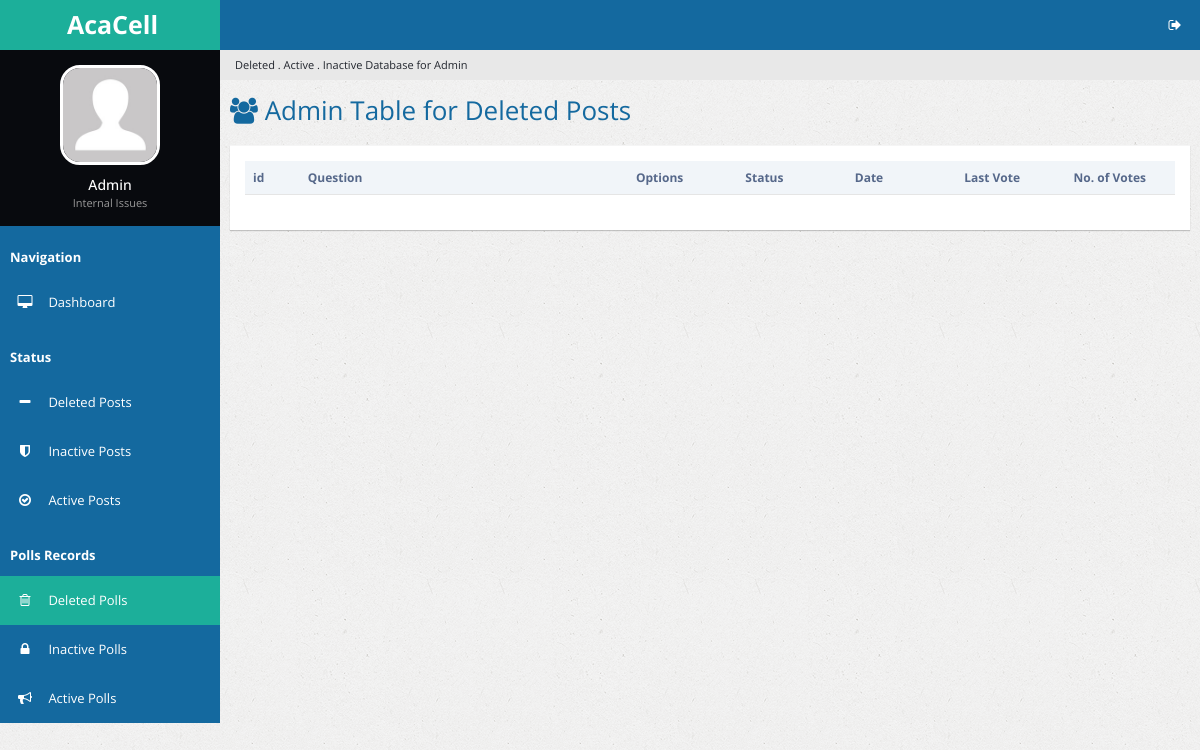
Page /delpolls.php on the earlier database version.
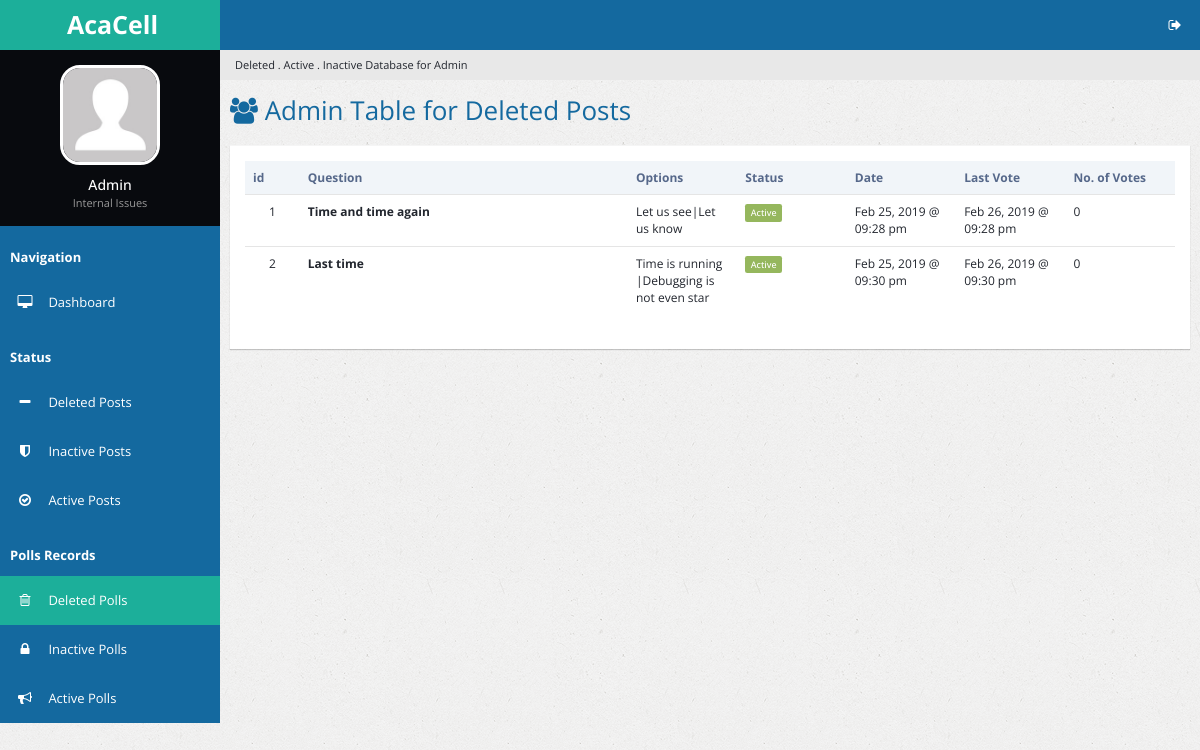
Same page on the later database version.
### tables this page shows
CREATE TABLE `del_poll` (
  `del_p_id` int(11) NOT NULL,
  `p_id` int(11) NOT NULL,
  `p_question` text NOT NULL,
  `p_date` double NOT NULL,
  `p_options` varchar(250) NOT NULL,
  `p_votes` varchar(250) NOT NULL,
  `p_number_options` tinyint(4) NOT NULL,
  `p_timeout` double NOT NULL,
  `p_voters` int(11) NOT NULL,
  `p_last_vote_date` double NOT NULL
);

### delpolls.php (the view, shortened to what this page needs)
<?php
    include 'handlers/dbcon.php';
?>
<!DOCTYPE html>
<html lang="en">
<head>
        <link rel="stylesheet" type="text/css" id="theme" href="css/theme-default.css"/>
    </head>
    <body>
        <div class="page-container">
            <div class="page-sidebar">
                <ul class="x-navigation">
                    <li class="xn-logo">
                        <a href="table-export.php"><b>AcaCell</b></a>
                    </li>
                    <li class="xn-profile">
                        <div class="profile">
                            <div class="profile-image">
                                <img src="assets/images/users/avatar.jpg" alt="John Doe"/>
                            </div>
                            <div class="profile-data">
                                <div class="profile-data-name">Admin</div>
                                <div class="profile-data-title">Internal Issues</div>
                            </div>
                        </div>
                    </li>
                   <li class="xn-title"><b>Navigation</b></li>
                    <li>
                        <a href="admin.php"><span class="fa fa-desktop" style="color: white;"></span> <span class="xn-text" style="color: white;">Dashboard</span></a>
                    </li>
                    <li class="xn-title"><b>Status</b></li>
                    <li>
                        <a href="delposts.php"><span class="fa fa-minus" style="color: white;"></span> <span class="xn-text" style="color: white;">Deleted Posts</span></a>
                    </li>
                    <li>
                        <a href="inactposts.php"><span class="fa fa-shield" style="color: white;"></span> <span class="xn-text" style="color: white;">Inactive Posts</span></a>
                    </li>
                    <li>
                        <a href="actposts.php"><span class="fa fa-check-circle-o" style="color: white;"></span> <span class="xn-text" style="color: white;">Active Posts</span></a>
                    </li>
                    <li class="xn-title"><b>Polls Records</b></li>
                    <li  class="active">
                       <a href="delpolls.php"><span class="fa fa-trash-o" style="color: white;"></span> <span class="xn-text" style="color: white;">Deleted Polls</span></a>
                   </li>
                    <li>
                       <a href="inactpolls.php"><span class="fa fa-lock" style="color: white;"></span> <span class="xn-text" style="color: white;">Inactive Polls</span></a>
                   </li>
                   <li>
                       <a href="actpolls.php"><span class="fa fa-bullhorn" style="color: white;"></span> <span class="xn-text" style="color: white;">Active Polls</span></a>
                   </li>
                  </ul>
            </div>
            <div class="page-content">
                <ul class="x-navigation x-navigation-horizontal x-navigation-panel">
                    <li class="xn-icon-button pull-right">
                        <a href="#" class="mb-control" data-box="#mb-signout"><span class="fa fa-sign-out"></span></a>
                    </li>
                </ul>
                    <ul class="breadcrumb">
                    <li class="active">Deleted . Active . Inactive Database for Admin</li>
                </ul>
                <div class="page-title">
                    <h2><span class="fa fa-users"></span> Admin Table for Deleted Posts</h2>
                </div>
                <div class="page-content-wrap">
                    <div class="row">
                        <div class="col-md-12">
                            <div class="panel panel-default">
                                <div class="panel-body">
                                    <table id="customers2" class="table datatable">
                                        <thead>
                                          <tr>
                                              <th width="50">id</th>
                                              <th width="300">Question</th>
                                              <th width="100">Options</th>
                                              <th width="100">Status</th>
                                              <th width="100">Date</th>
                                              <th width="100">Last Vote</th>
                                              <th width="100">No. of Votes</th>
                                          </tr>
                                        </thead>
                                        <tbody>
                                          <?php
                                            $sql_delpolldisplay = "SELECT * FROM del_poll";
                                            $success_delpolldisplay = mysqli_query($link, $sql_delpolldisplay);
                                            $cur_time = time();
                                            if ($success_delpolldisplay->num_rows > 0) {
                                              $i = 1;
                                              while($rows = $success_delpolldisplay->fetch_assoc()){
                                          ?>
                                                <tr id="trow<?php echo $rows['del_p_id']; ?>">
                                                  <td class="text-center"> <?php echo $i; ?> </td>
                                                  <td><strong><?php echo $rows['p_question']; ?></strong></td>
                                                  <td><?php echo $rows['p_options']; ?></td>
                                                  <td><?php
                                                    if ($cur_time < $rows['p_timeout']) {
                                                      echo "<span class='label label-success'>Active</span>";
                                                    }
                                                    elseif ($cur_time > $rows['p_timeout']){
                                                      echo "<span class='label label-danger'>Inactive</span>";
                                                    } ?>
                                                    </td>
                                                    <td><?php echo date("M d, Y @ h:i a", $rows['p_date']); ?></td>
                                                    <td><?php echo date("M d, Y @ h:i a", $rows['p_timeout']); ?></td>
                                                    <td><?php echo $rows['p_voters']; ?></td>
                                                </tr>
                                          <?php
                                                $i++;
                                                }
                                              }
                                          ?>
                                            </tbody>
                                    </table>
                                </div>
                            </div>
                        </div>
                    </div>
                </div>
            </div>
        </div>
    </body>
</html>

Differences in the rows shown:
added del_poll: p_question "Time and time again", p_options "Let us see|Let us know", shows "Active", p_date "Feb 25, 2019 @ 09:28 pm", p_timeout "Feb 26, 2019 @ 09:28 pm", p_voters "0"
added del_poll: p_question "Last time", p_options "Time is running |Debugging is not even star", shows "Active", p_date "Feb 25, 2019 @ 09:30 pm", p_timeout "Feb 26, 2019 @ 09:30 pm", p_voters "0"
